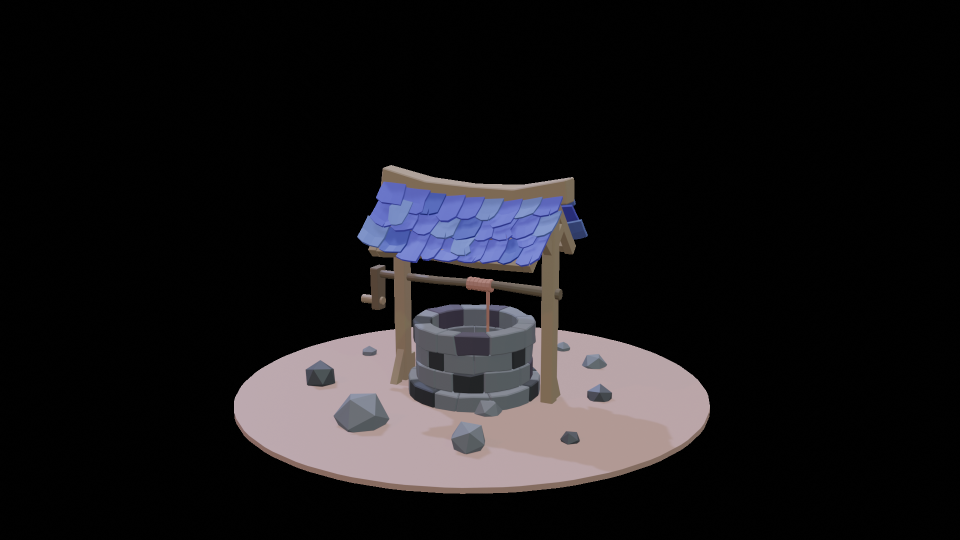
#> input picture Blender3D Images/Frame1.png, 1920 x 1080 px, found by its file name (shown at 1/2 size)
$ python test.py
#> lines starting #> are read from the running program, lines starting #| are printed output that depends on the picture
# -*- coding: utf-8 -*-
"""
Created on Wed Apr 17 20:58:15 2024

@author: kevin
"""

import cv2
import matplotlib.pyplot as plt
import numpy as np

image1 = cv2.imread('Frame1.png', cv2.IMREAD_GRAYSCALE)
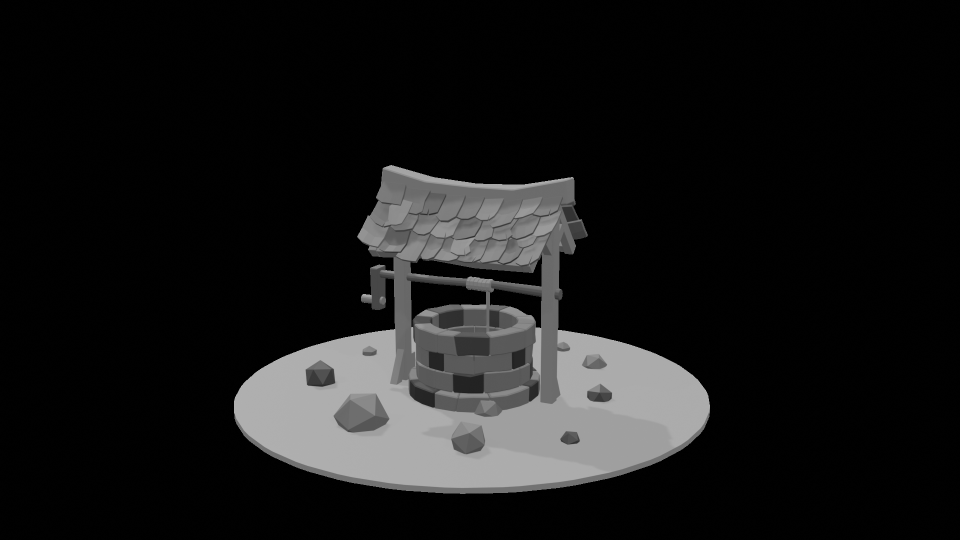
#> image1: shape (1080, 1920) (shown at 1/2 size); min 0, max 176, mean 23.6
image2 = cv2.imread('Frame5.png', cv2.IMREAD_GRAYSCALE)
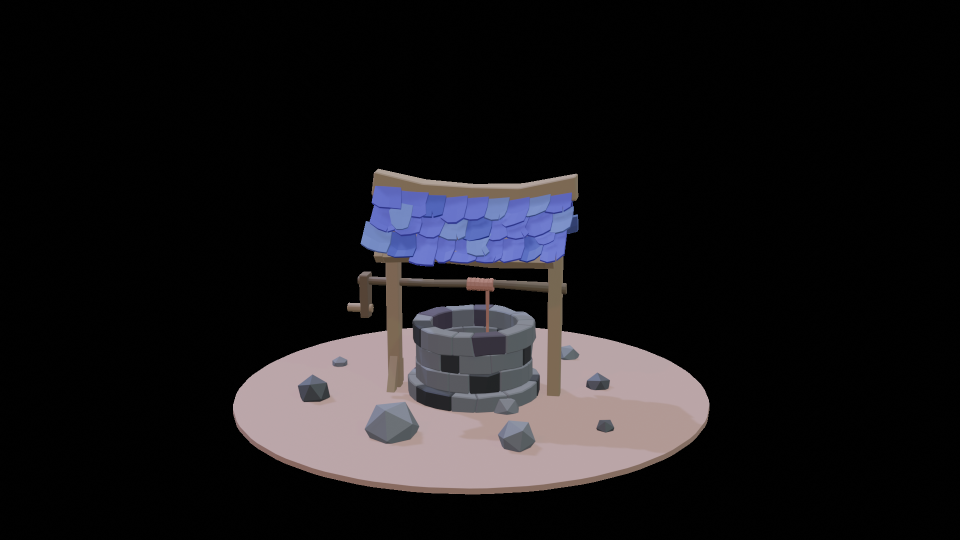
#> input picture Blender3D Images/Frame5.png, 1920 x 1080 px, found by its file name (shown at 1/2 size)
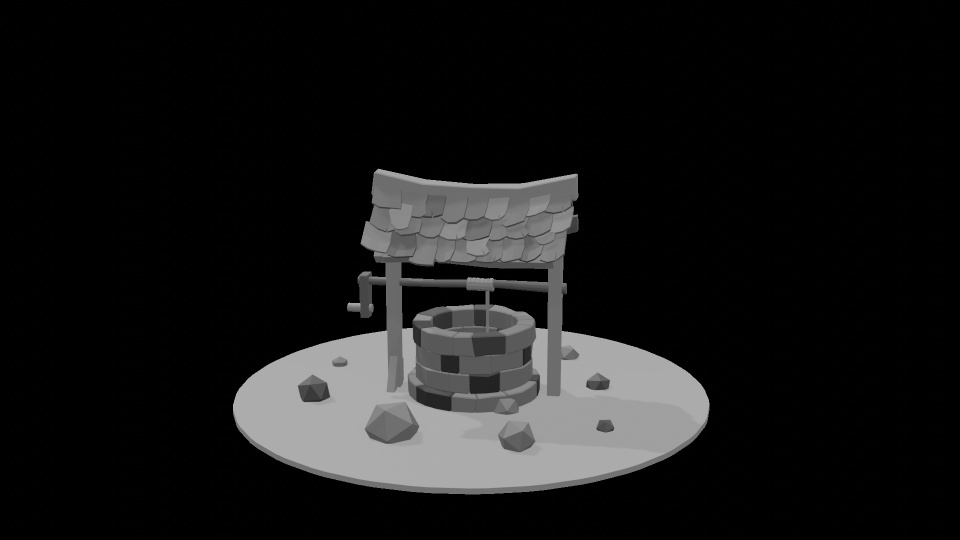
#> image2: shape (1080, 1920) (shown at 1/2 size); min 0, max 173, mean 23.6

sift = cv2.SIFT_create(contrastThreshold=0.04)

keypoints1, descriptors1 = sift.detectAndCompute(image1, None)
#> keypoints1 = 546 keypoints; strongest (x, y, size): (573, 819, 140.4), (1281, 810, 166.1), (731, 595, 11.8), (1077, 649, 7.8)
print(f"Number of keypoints for image1: {len(keypoints1)}")
#| Number of keypoints for image1: 546

keypoints2, descriptors2 = sift.detectAndCompute(image2, None)
#> keypoints2 = 518 keypoints; strongest (x, y, size): (1269, 811, 175.4), (620, 818, 178), (704, 612, 13), (699, 608, 5.3)
print(f"Number of keypoints for image2: {len(keypoints2)}")
#| Number of keypoints for image2: 518

# Create BFMatcher object
bf = cv2.BFMatcher(cv2.NORM_L2, crossCheck=True)

# Match descriptors
matches = bf.match(descriptors1, descriptors2)
#> matches = 233 matches

# Sort them in the order of their distance
matches = sorted(matches, key=lambda x: x.distance)

img_matches = cv2.drawMatches(image1, keypoints1, image2, keypoints2, matches[:50], None, flags=cv2.DrawMatchesFlags_NOT_DRAW_SINGLE_POINTS)
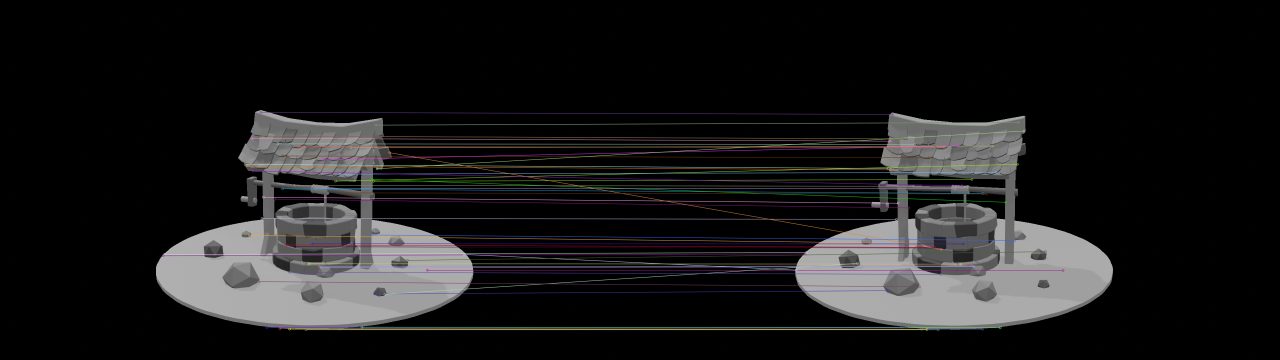
#> img_matches: shape (1080, 3840, 3) (shown at 1/3 size); mean of channels 0, 1, 2 26.6, 26.4, 26.9; drawn as B, G, R
img_matches = cv2.cvtColor(img_matches, cv2.COLOR_BGR2RGB)

output_image1 = cv2.drawKeypoints(image1, keypoints1, None, flags=cv2.DRAW_MATCHES_FLAGS_DRAW_RICH_KEYPOINTS)
output_image2 = cv2.drawKeypoints(image2, keypoints2, None, flags=cv2.DRAW_MATCHES_FLAGS_DRAW_RICH_KEYPOINTS)
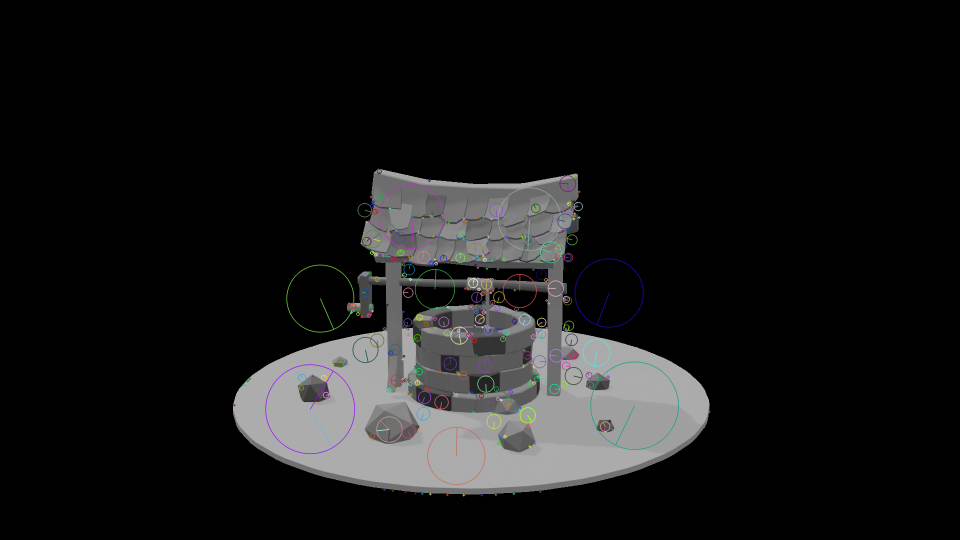
#> output_image2: shape (1080, 1920, 3) (shown at 1/2 size); mean of channels 0, 1, 2 23.9, 23.8, 23.9; drawn as B, G, R

plt.figure(figsize=(10, 5), dpi=200)  # Adjust the size as necessary
plt.imshow(img_matches)
plt.axis('off')  # Turn off axis numbers and ticks
plt.title('Top 50 SIFT Matches')
plt.show()
plt.close()

plt.figure(figsize=(10, 5), dpi=200)
plt.imshow(output_image1)
plt.show()
plt.close()

plt.figure(figsize=(10, 5), dpi=200)
plt.imshow(output_image2)
plt.show()
plt.close()


# Parameters
focal_length_mm = 39.14  # example value in millimeters
sensor_width_mm = 36  # example sensor width in millimeters
image_width_px = 1920  # resolution width in pixels
image_height_px = 1080  # resolution height in pixels

# Calculate fx, fy
f_x = (focal_length_mm * image_width_px) / sensor_width_mm
f_y = (focal_length_mm * image_height_px) / sensor_width_mm

# Calculate cx, cy
c_x = image_width_px / 2
c_y = image_height_px / 2

# Assemble the intrinsic matrix K
K = np.array([[f_x, 0, c_x],
              [0, f_y, c_y],
              [0, 0, 1]])
print("Intrinsic Matrix K:")
print(K)

# Extract the matched keypoints from both images
points1 = np.float32([keypoints1[m.queryIdx].pt for m in matches])
#> points1 = 233 pairs, first value 489.1 to 1392, second value 336.6 to 988.9
points2 = np.float32([keypoints2[m.trainIdx].pt for m in matches])
#> points2 = 233 pairs, first value 468.1 to 1268.8, second value 342.7 to 989


# Assuming 'points1' and 'points2' are arrays of matched keypoints from two images
# And 'K' is the camera matrix obtained from calibration
E, mask = cv2.findEssentialMat(points1, points2, K, method=cv2.RANSAC, prob=0.999, threshold=1.0)
#> E = [[0.00367, -0.0807, -0.023], [-0.0816, -0.00404, -0.702], [-0.0552, 0.7, -0.000267]]; mask = 233 values, max 1 at index 16, min 0 at index 0, mean 0.339
_, R, t, mask = cv2.recoverPose(E, points1, points2, K)
#> R = [[0.968, 0.109, -0.228], [-0.11, 0.994, 0.00711], [0.228, 0.0183, 0.974]]; t = [0.993, -0.0326, 0.114]; mask = 233 values, max 255 at index 0, min 0 at index 15, mean 249.5

projMatr1 = np.hstack((K, np.zeros((3, 1))))
projMatr2 = np.hstack((R, t))
#> projMatr2 = [[0.968, 0.109, -0.228, 0.993], [-0.11, 0.994, 0.00711, -0.0326], [0.228, 0.0183, 0.974, 0.114]]


# Triangulate points (homogeneous coordinates)
points4D = cv2.triangulatePoints(projMatr1=projMatr1, projMatr2=projMatr2, projPoints1=points1.T, projPoints2=points2.T)
points3D = points4D[:3] / points4D[3]
points3D = points3D.T
#> points3D = 233 rows, first 8: [0.00967, -0.00517, -0.119], [-0.00322, -0.0439, -0.115], [0.0077, -0.00575, -0.118], [0.00903, -0.0444, -0.118], [-0.00686, -0.043, -0.114], [0.0068, -0.0446, -0.118], [0.00516, -0.0446, -0.117], [0.00239, -0.0446, -0.117]

fig = plt.figure()
ax = fig.add_subplot(111, projection='3d')
ax.scatter(points3D[:, 0], points3D[:, 1], points3D[:, 2])

ax.set_xlabel('X Label')
ax.set_ylabel('Y Label')
ax.set_zlabel('Z Label')
plt.show()
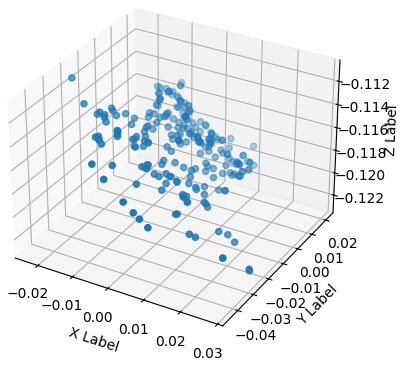
#> figure drawn by matplotlib, 1 panel

import open3d as o3d

# Create Open3D point cloud object
pcd = o3d.geometry.PointCloud()
pcd.points = o3d.utility.Vector3dVector(points3D)

# Visualize the point cloud
o3d.visualization.draw_geometries([pcd])
